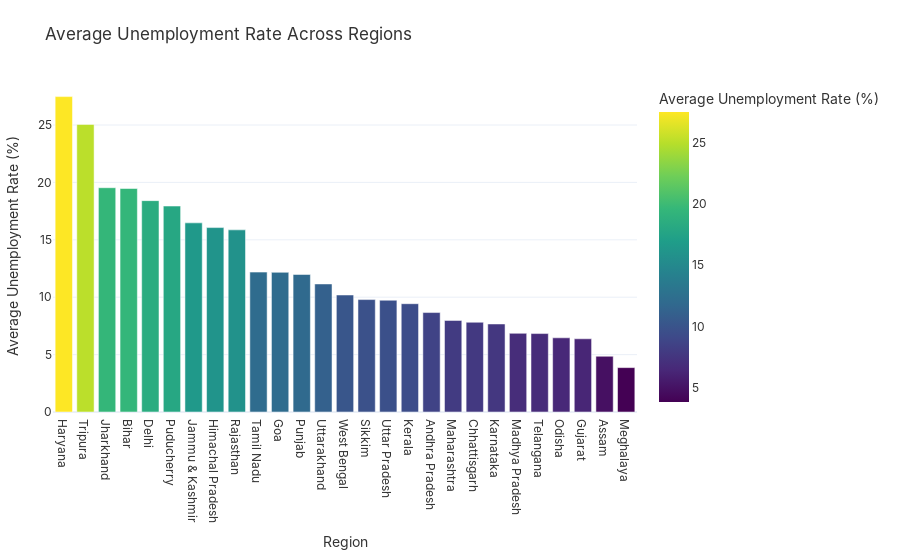

Notebook code cell kept with this figure:
### Code cell
# Step 5.2: Unemployment Rate Across Regions
# This step visualizes the average unemployment rate for each region.
# A bar plot is chosen to easily compare unemployment levels across different regions.
print("\nStep 5.2: Generating plot for Unemployment Rate Across Regions.")

# Calculate the average unemployment rate for each region.
avg_unemployment_by_region = df.groupby('Region')['Unemployment_Rate'].mean().reset_index()

# Sort the regions by their average unemployment rate for better visual comparison.
avg_unemployment_by_region = avg_unemployment_by_region.sort_values(by='Unemployment_Rate', ascending=False)

# Create a bar plot using Plotly Express.
fig = px.bar(avg_unemployment_by_region, x='Region', y='Unemployment_Rate',
             title='Average Unemployment Rate Across Regions',
             labels={'Unemployment_Rate': 'Average Unemployment Rate (%)', 'Region': 'Region'},
             color='Unemployment_Rate', # Color bars based on unemployment rate
             color_continuous_scale=px.colors.sequential.Viridis) # Use a sequential color scale

# Update layout for better readability and presentation.
fig.update_layout(
    xaxis_title="Region",
    yaxis_title="Average Unemployment Rate (%)",
    template="plotly_white",
    margin=dict(l=50, r=50, t=80, b=50),
    font=dict(family="Inter, sans-serif", size=12, color="#333")
)

# Display the plot.
fig.show()

### Figure 1 — Plotly figure (JSON) as saved in the notebook; plotly's stock layout.template omitted (floating-point values rounded to 4 significant figures)
{"data": [{"alignmentgroup": "True", "hovertemplate": "Region=%{x}<br>Average Unemployment Rate (%)=%{marker.color}<extra></extra>", "legendgroup": "", "marker": {"color": [27.48, 25.05, 19.54, 19.47, 18.41, 17.94, 16.48, 16.07, 15.87, 12.19, 12.17, 11.98, 11.16, 10.19, 9.793, 9.737, 9.434, 8.664, 7.979, 7.819, 7.668, 6.854, 6.833, 6.462, 6.376, 4.856, 3.866], "coloraxis": "coloraxis", "pattern": {"shape": ""}}, "name": "", "offsetgroup": "", "orientation": "v", "showlegend": false, "textposition": "auto", "type": "bar", "x": ["Haryana", "Tripura", "Jharkhand", "Bihar", "Delhi", "Puducherry", "Jammu & Kashmir", "Himachal Pradesh", "Rajasthan", "Tamil Nadu", "Goa", "Punjab", "Uttarakhand", "West Bengal", "Sikkim", "Uttar Pradesh", "Kerala", "Andhra Pradesh", "Maharashtra", "Chhattisgarh", "Karnataka", "Madhya Pradesh", "Telangana", "Odisha", "Gujarat", "Assam", "Meghalaya"], "xaxis": "x", "y": [27.48, 25.05, 19.54, 19.47, 18.41, 17.94, 16.48, 16.07, 15.87, 12.19, 12.17, 11.98, 11.16, 10.19, 9.793, 9.737, 9.434, 8.664, 7.979, 7.819, 7.668, 6.854, 6.833, 6.462, 6.376, 4.856, 3.866], "yaxis": "y"}], "layout": {"autosize": true, "barmode": "relative", "coloraxis": {"colorbar": {"title": {"text": "Average Unemployment Rate (%)"}}, "colorscale": [[0, "#440154"], [0.1111, "#482878"], [0.2222, "#3e4989"], [0.3333, "#31688e"], [0.4444, "#26828e"], [0.5556, "#1f9e89"], [0.6667, "#35b779"], [0.7778, "#6ece58"], [0.8889, "#b5de2b"], [1, "#fde725"]]}, "font": {"color": "#333", "family": "Inter, sans-serif", "size": 12}, "legend": {"tracegroupgap": 0}, "margin": {"b": 50, "l": 50, "r": 50, "t": 80}, "title": {"text": "Average Unemployment Rate Across Regions"}, "xaxis": {"anchor": "y", "autorange": true, "domain": [0, 1], "range": [-0.5, 26.5], "title": {"text": "Region"}, "type": "category"}, "yaxis": {"anchor": "x", "autorange": true, "domain": [0, 1], "range": [0, 28.92], "title": {"text": "Average Unemployment Rate (%)"}, "type": "linear"}}}
